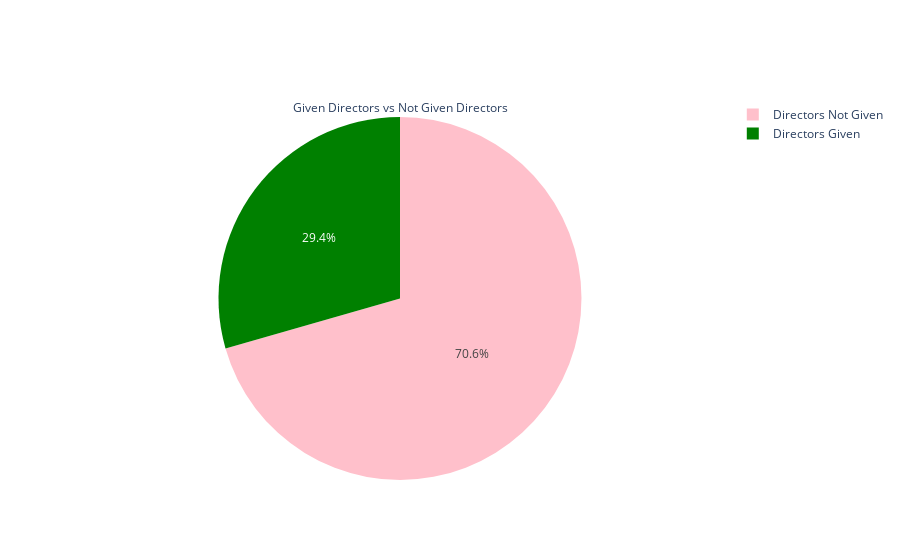

Notebook source saved alongside this figure:
### Code cell
import plotly.graph_objects as go
fig = go.Figure(data = [go.Pie(labels = 
                              ["Directors Given",'Directors Not Given'],
                              values = [directors[0],directors_given],
                              title = 'Given Directors vs Not Given Directors',
                              marker = dict(colors =['green','pink']))])
fig.show()

### Figure 1 — Plotly figure (JSON) as saved in the notebook; plotly's stock layout.template omitted (floating-point values rounded to 4 significant figures)
{"data": [{"labels": ["Directors Given", "Directors Not Given"], "marker": {"colors": ["green", "pink"]}, "title": {"text": "Given Directors vs Not Given Directors"}, "type": "pie", "values": [2588, 6202]}], "layout": {}}
